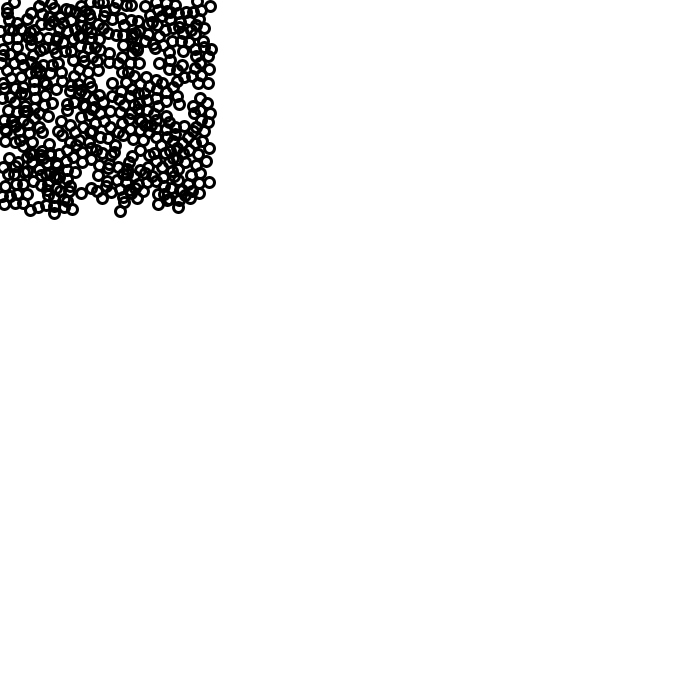
Frame 1 (no input)
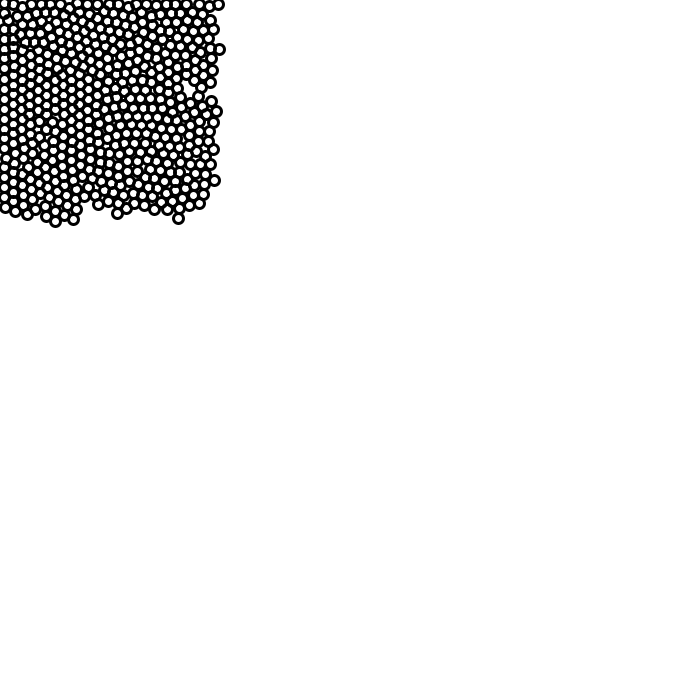
Frame 60 (the mouse pressed at the canvas centre just before this capture)
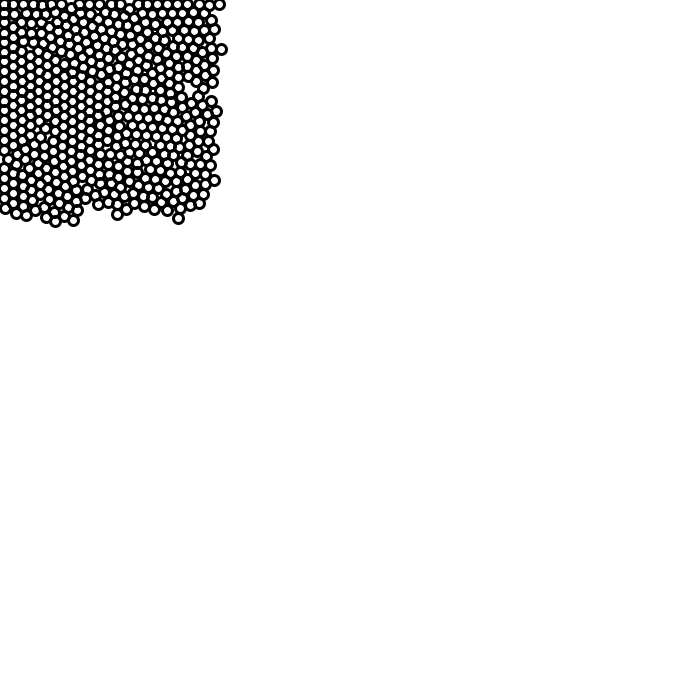
Frame 120 (the mouse held since frame 60 and released just before this capture)

The Processing sketch that drew these frames (run headless with seeded random() and noise(); from frame 60 on, the mouse is pressed at the canvas centre):

// Processing sketch: CircleCollision2
// ── CircleCollision2.pde
int num = 500;
float ballR = 50;
float airDrag =1;
float ballDrag =1;
float frameDrag =1;
PVector g = new PVector(0,0);
float mouseR=20;

ArrayList bs = new ArrayList();
int s;
float w,h;

void setup() {
  size(700,700);
  smooth();
  background(255);
  w=width;
  h=height;
  for(int i=0;i<num;i++) bs.add(new Ball(random(w*0.3),random(h*0.3),0,0,5,1));
}


void draw() {
  background(255);
  s = bs.size();

  for(int i=0;i<s;i++) ((Ball) bs.get(i)).upd();
  collideBalls();
  for(int i=0;i<s;i++) ((Ball) bs.get(i)).render();
  
  keyExtras();
}

void collideBalls() {
  for(int i=0;i<s;i++) {
    Ball b1 = ((Ball) bs.get(i));
    for(int j=i+1;j<s;j++) {
      Ball b2 = ((Ball) bs.get(j));
      if(colliding(b1,b2)) {
        keepOutside(b1,b2);
        circleCollision(b1,b2);
        b1.v.mult(ballDrag);
        b2.v.mult(ballDrag);
      }
    }
  }
}

class Ball {
  PVector p,v;
  float m=1;
  float r;

  Ball(float x, float y, float vx, float vy, float _r) {
    p = new PVector(x,y);
    v = new PVector(vx,vy);
    r=_r;
    m=r;
  }
  Ball(float x, float y, float vx, float vy, float _r,float _m) {
    p = new PVector(x,y);
    v = new PVector(vx,vy);
    r=_r;
    m=_m;
  }

  void upd() {
    v.add(g);
    v.mult(airDrag);
    p.add(v);

    PVector tmpP = new PVector(p.x,p.y);
    p.x = constrain(p.x,r,w-r);
    p.y = constrain(p.y,r,h-r);
    if(p.x!=tmpP.x) {
      v.x = -v.x;
      v.mult(frameDrag);
    }
    if(p.y!=tmpP.y) {
      v.y = -v.y;
      v.mult(frameDrag);
    }
  }

  void render() {
    ellipseMode(CENTER);
    noFill();
    strokeWeight(3);
    stroke(0);
    ellipse(p.x,p.y,r*2,r*2);
  }
}

boolean marking = false;

void keyPressed() {

  if(key== 'b') bs.add(new Ball(mouseX,mouseY,mouseX-pmouseX,mouseY-pmouseY,30,500));
  if(key== 'd') {
    int tmp = 0;
    mouseR=20;
    marking = true;
    for(int i=0;i<s-tmp;i++) {
      Ball b= ((Ball) bs.get(i));
      float dx=b.p.x-mouseX;
      float dy=b.p.y-mouseY;
      float d2=sq(dx)+sq(dy);
      if(d2<sq(b.r+mouseR)) {
        bs.remove(i);
        tmp ++;
      }
    }
  }
  if(key=='s') {
    mouseR=200;
    marking = true;
    for(int i=0;i<s;i++) {
      Ball b= ((Ball) bs.get(i));
      float dx=b.p.x-mouseX;
      float dy=b.p.y-mouseY;
      float d2=sq(dx)+sq(dy);
      if(d2<sq(b.r+mouseR)) {
        b.v.mult(0.5);
      }
    }
  }
}

void keyExtras(){
  if(marking && keyPressed) {
    noStroke();
    fill(0,100);
    ellipse(mouseX,mouseY,mouseR*2,mouseR*2);
  }
  else marking = false;
}

// ── Func.pde

boolean colliding(Ball b1, Ball b2) {
  float dx=b2.p.x-b1.p.x;
  float dy=b2.p.y-b1.p.y;
  float rsum =b1.r+b2.r;
  float d2=sq(dx)+sq(dy);
  if(d2<sq(rsum)) return true;
  else return false;
}

void keepOutside(Ball b1, Ball b2) {
  float dx=b2.p.x-b1.p.x;
  float dy=b2.p.y-b1.p.y;
  float rsum =b1.r+b2.r;
  float msum =b1.m+b2.m;
  float d2=sq(dx)+sq(dy);
  float d = sqrt(d2);
  float a=atan2(dy,dx);
  float dd = rsum-d;
  float mpart1 = b2.m/msum;
  float mpart2 = b1.m/msum;
  b1.p.x += cos(a+PI)*dd*mpart1;
  b1.p.y += sin(a+PI)*dd*mpart1;
  b2.p.x += cos(a)*dd*mpart2;
  b2.p.y += sin(a)*dd*mpart2;
}

void circleCollision(Ball b1, Ball b2) {
  float dx=b2.p.x-b1.p.x;
  float dy=b2.p.y-b1.p.y;
  float d2=sq(dx)+sq(dy);

  PVector v_n = new PVector(dx,dy);
  float hyp = sqrt(d2);
  PVector v_un = new PVector(dx/hyp,dy/hyp);
  PVector v_ut = new PVector(-v_un.y,v_un.x);

  float v1n = v_un.dot(b1.v);
  float v1tPrime = v_ut.dot(b1.v);
  float v2n = v_un.dot(b2.v);
  float v2tPrime = v_ut.dot(b2.v);

  float v1nPrime = (v1n*(b1.m-b2.m) + 2*b2.m*v2n)/(b1.m+b2.m);
  float v2nPrime = (v2n*(b2.m-b1.m) + 2*b1.m*v1n)/(b1.m+b2.m);

  PVector v_v1nPrime = new PVector(v_un.x*v1nPrime, v_un.y*v1nPrime);
  PVector v_v1tPrime = new PVector(v_ut.x*v1tPrime, v_ut.y*v1tPrime);
  PVector v_v2nPrime = new PVector(v_un.x*v2nPrime, v_un.y*v2nPrime);
  PVector v_v2tPrime = new PVector(v_ut.x*v2tPrime, v_ut.y*v2tPrime);

  b1.v.x = v_v1nPrime.x + v_v1tPrime.x;
  b1.v.y = v_v1nPrime.y + v_v1tPrime.y;
  b2.v.x = v_v2nPrime.x + v_v2tPrime.x;
  b2.v.y = v_v2nPrime.y + v_v2tPrime.y;
}
